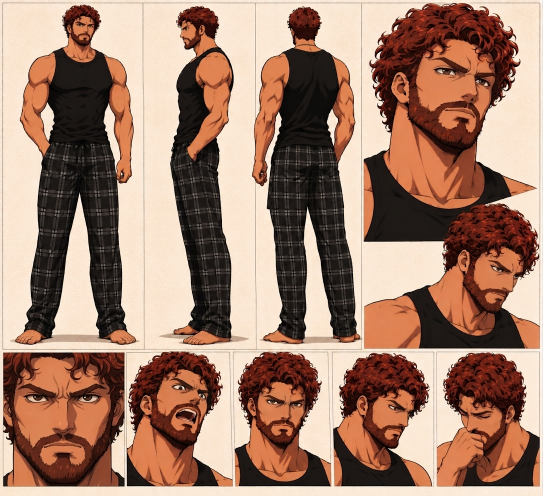
#> input picture assets/Gemini_Generated_Image_sdidi5sdidi5sdid.jpg, 1085 x 992 px (shown at 1/2 size); its folder holds 3 pictures in this run
$ python render_animatic.py
#> lines starting #> are read from the running program, lines starting #| are printed output that depends on the picture
from pathlib import Path
import numpy as np
from PIL import Image
import imageio.v2 as imageio

W, H, FPS = 1280, 720, 24
DURATION = 15
ASSETS = Path("assets")
OUT = Path("anime-hotel-romance.mp4")

def load(name):
    p = ASSETS / name
    if not p.exists():
        raise SystemExit(f"Missing {p}. Check the assets folder.")
    return Image.open(p).convert("RGB")
#> returned value is the input picture: PIL image 1085x992 RGB; mean R, G, B 162.4, 127.7, 109.1

def cover(img, zoom=1.0, pan_x=0.5, pan_y=0.5):
    scale = max(W / img.width, H / img.height) * zoom
    nw, nh = int(img.width * scale), int(img.height * scale)
    im = img.resize((nw, nh), Image.Resampling.LANCZOS)
    x = int(max(0, nw-W) * pan_x)
    y = int(max(0, nh-H) * pan_y)
    return im.crop((x, y, x+W, y+H))

def fit(img):
    bg = Image.new("RGB", (W, H), (241, 229, 211))
    scale = min(W/img.width, H/img.height)
    nw, nh = int(img.width*scale), int(img.height*scale)
    im = img.resize((nw, nh), Image.Resampling.LANCZOS)
    bg.paste(im, ((W-nw)//2, (H-nh)//2))
    return bg

def main():
    man = load("Gemini_Generated_Image_sdidi5sdidi5sdid.jpg")
    hotel = load("Code_Generated_Image (7).png")
#> call 2 of load, with name = 'Code_Generated_Image (7).png'
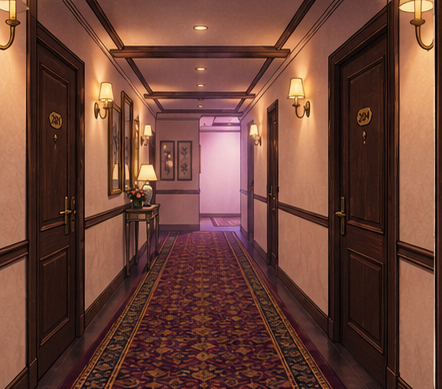
#> input picture assets/Code_Generated_Image (7).png, 442 x 389 px
#> in load, returned value is the input picture: PIL image 442x389 RGB; mean R, G, B 110.4, 69.1, 56.7
    woman = load("Ficha de personaje anime en tonos lavanda.png")
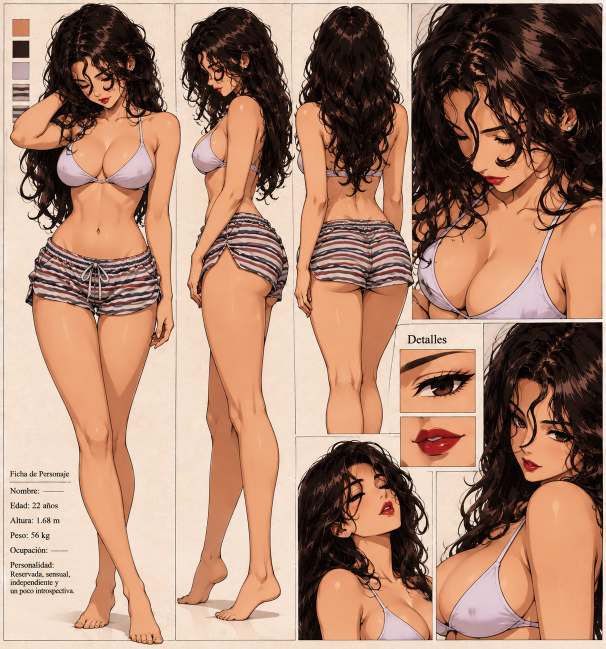
#> input picture assets/Ficha de personaje anime en tonos lavanda.png, 1212 x 1297 px (shown at 1/2 size)
#> in load, returned value is the input picture: PIL image 1212x1297 RGB; mean R, G, B 173.2, 134.8, 113.5
    shots = [
        (3.2, hotel, "wide"),
        (2.0, man, "sheet"),
        (2.0, woman, "sheet"),
        (3.0, hotel, "push"),
        (2.3, man, "close"),
        (2.5, woman, "close"),
    ]
    writer = imageio.get_writer(str(OUT), fps=FPS, codec="libx264",
        quality=8, macro_block_size=1, ffmpeg_params=["-pix_fmt", "yuv420p"])
    try:
        for duration, img, mode in shots:
            frames = int(duration * FPS)
            for i in range(frames):
                t = i / max(1, frames-1)
                if mode == "sheet":
                    frame = fit(img)
                elif mode == "wide":
                    frame = cover(img, 1.0 + 0.035*t)
                elif mode == "push":
                    frame = cover(img, 1.0 + 0.12*t)
                else:
                    frame = cover(img, 1.15 + 0.10*t, 0.5, 0.28)
                fade = min(1.0, (i+1)/8, (frames-i)/8)
                if fade < 1:
                    frame = Image.blend(Image.new("RGB", (W,H), (18,12,16)), frame, fade)
                writer.append_data(np.asarray(frame))
#> this loop made 1 pass
#> (duration, mode, frames) on pass 1: (3.2, 'wide', 76)
#> pass 1, in cover, `im = img.resize((nw, nh), Image.Resampling.LANCZOS)`:
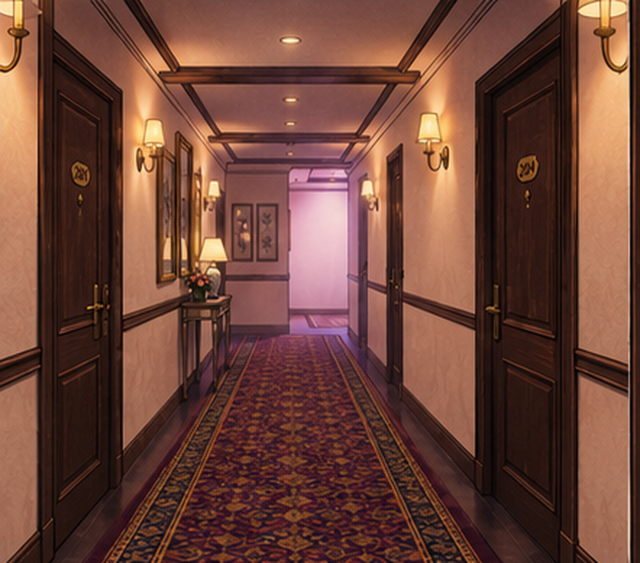
#> im: PIL image 1280x1126 RGB (shown at 1/2 size); mean R, G, B 110.4, 69.1, 56.7
    finally:
        writer.close()
    print(f"Created {OUT}")

if __name__ == "__main__":
#> (the run stopped early here; a loop or call above may not have finished)
